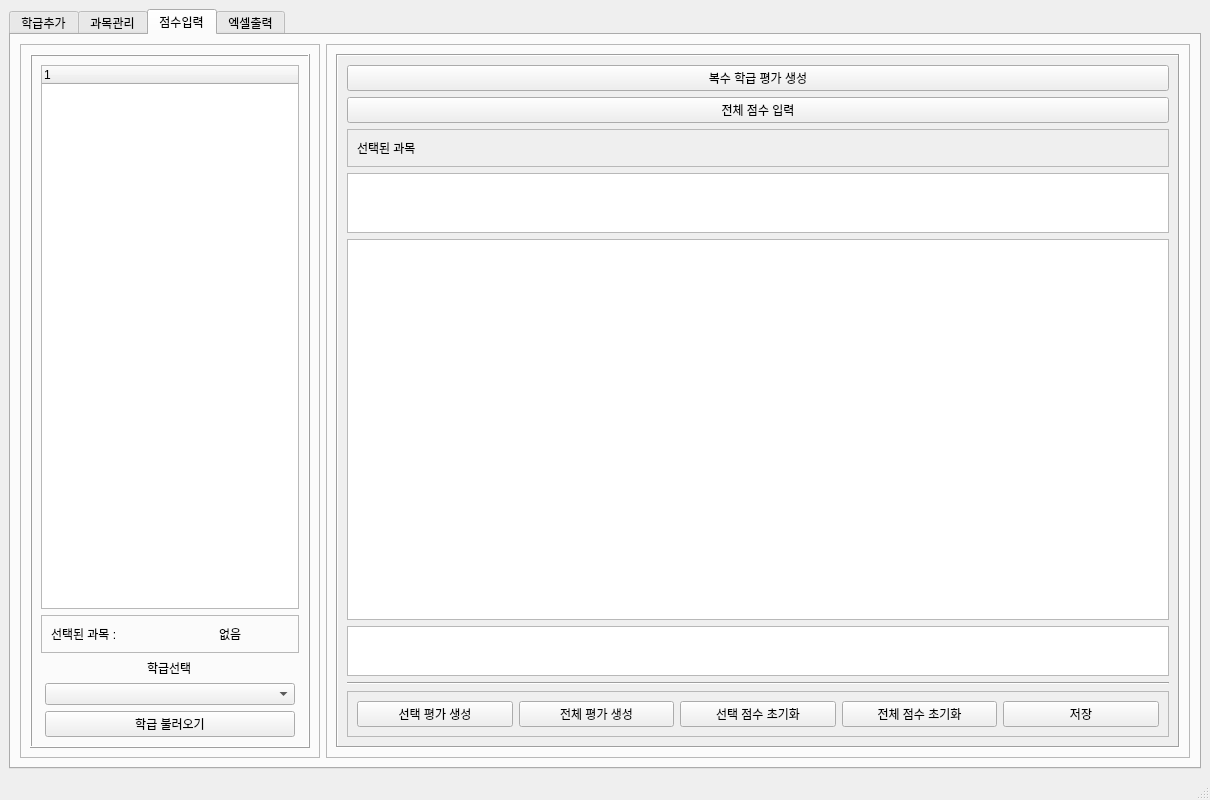
<?xml version="1.0" encoding="UTF-8"?>
<ui version="4.0">
 <class>MainWindow</class>
 <widget class="QMainWindow" name="MainWindow">
  <property name="geometry">
   <rect>
    <x>0</x>
    <y>0</y>
    <width>1210</width>
    <height>800</height>
   </rect>
  </property>
  <property name="windowTitle">
   <string>학생평가관리프로그램_v2.0.0</string>
  </property>
  <property name="windowIcon">
   <iconset>
    <normaloff>icon.ico</normaloff>icon.ico</iconset>
  </property>
  <widget class="QWidget" name="centralwidget">
   <layout class="QHBoxLayout" name="horizontalLayout_17">
    <item>
     <widget class="QTabWidget" name="tabWidget">
      <property name="currentIndex">
       <number>2</number>
      </property>
      <widget class="QWidget" name="clsAddTab">
       <attribute name="title">
        <string>학급추가</string>
       </attribute>
       <layout class="QVBoxLayout" name="verticalLayout_2">
        <item>
         <widget class="QFrame" name="frame_21">
          <property name="frameShape">
           <enum>QFrame::StyledPanel</enum>
          </property>
          <property name="frameShadow">
           <enum>QFrame::Raised</enum>
          </property>
          <layout class="QHBoxLayout" name="horizontalLayout_16">
           <item>
            <widget class="QFrame" name="frame_25">
             <property name="frameShape">
              <enum>QFrame::StyledPanel</enum>
             </property>
             <property name="frameShadow">
              <enum>QFrame::Raised</enum>
             </property>
             <layout class="QVBoxLayout" name="verticalLayout_17">
              <item alignment="Qt::AlignHCenter">
               <widget class="QPushButton" name="fileUpdBtn">
                <property name="minimumSize">
                 <size>
                  <width>500</width>
                  <height>0</height>
                 </size>
                </property>
                <property name="maximumSize">
                 <size>
                  <width>500</width>
                  <height>16777215</height>
                 </size>
                </property>
                <property name="cursor">
                 <cursorShape>PointingHandCursor</cursorShape>
                </property>
                <property name="text">
                 <string>엑셀 파일 불러오기</string>
                </property>
               </widget>
              </item>
              <item>
               <widget class="QTableWidget" name="stdListWidget"/>
              </item>
              <item>
               <widget class="QFrame" name="frame_27">
                <property name="frameShape">
                 <enum>QFrame::StyledPanel</enum>
                </property>
                <property name="frameShadow">
                 <enum>QFrame::Raised</enum>
                </property>
                <layout class="QHBoxLayout" name="horizontalLayout_20">
                 <item>
                  <widget class="QPushButton" name="clsRowAddBtn">
                   <property name="cursor">
                    <cursorShape>PointingHandCursor</cursorShape>
                   </property>
                   <property name="text">
                    <string>행추가</string>
                   </property>
                  </widget>
                 </item>
                 <item>
                  <widget class="QPushButton" name="clsRowDelBtn">
                   <property name="cursor">
                    <cursorShape>PointingHandCursor</cursorShape>
                   </property>
                   <property name="text">
                    <string>선택 삭제</string>
                   </property>
                  </widget>
                 </item>
                 <item>
                  <widget class="QPushButton" name="clsResetBtn">
                   <property name="text">
                    <string>내용 초기화</string>
                   </property>
                  </widget>
                 </item>
                 <item>
                  <widget class="QPushButton" name="clsSaveBtn">
                   <property name="minimumSize">
                    <size>
                     <width>0</width>
                     <height>0</height>
                    </size>
                   </property>
                   <property name="cursor">
                    <cursorShape>PointingHandCursor</cursorShape>
                   </property>
                   <property name="text">
                    <string>저장</string>
                   </property>
                  </widget>
                 </item>
                </layout>
               </widget>
              </item>
             </layout>
            </widget>
           </item>
           <item>
            <widget class="QFrame" name="frame_26">
             <property name="maximumSize">
              <size>
               <width>200</width>
               <height>16777215</height>
              </size>
             </property>
             <property name="frameShape">
              <enum>QFrame::StyledPanel</enum>
             </property>
             <property name="frameShadow">
              <enum>QFrame::Raised</enum>
             </property>
             <layout class="QVBoxLayout" name="verticalLayout_22">
              <item alignment="Qt::AlignHCenter">
               <widget class="QLabel" name="label_13">
                <property name="text">
                 <string>학급 목록</string>
                </property>
               </widget>
              </item>
              <item>
               <widget class="QTreeWidget" name="stdClassTreeWidget">
                <property name="minimumSize">
                 <size>
                  <width>0</width>
                  <height>0</height>
                 </size>
                </property>
                <property name="maximumSize">
                 <size>
                  <width>200</width>
                  <height>16777215</height>
                 </size>
                </property>
                <property name="layoutDirection">
                 <enum>Qt::LeftToRight</enum>
                </property>
                <column>
                 <property name="text">
                  <string notr="true">1</string>
                 </property>
                </column>
               </widget>
              </item>
              <item>
               <widget class="QPushButton" name="stdClassDelBtn">
                <property name="cursor">
                 <cursorShape>PointingHandCursor</cursorShape>
                </property>
                <property name="text">
                 <string>선택 학급 삭제</string>
                </property>
               </widget>
              </item>
             </layout>
            </widget>
           </item>
          </layout>
         </widget>
        </item>
       </layout>
      </widget>
      <widget class="QWidget" name="subMngTab">
       <attribute name="title">
        <string>과목관리</string>
       </attribute>
       <layout class="QHBoxLayout" name="horizontalLayout_10">
        <item>
         <widget class="Line" name="line">
          <property name="orientation">
           <enum>Qt::Horizontal</enum>
          </property>
         </widget>
        </item>
        <item>
         <widget class="QFrame" name="frame_2">
          <property name="frameShape">
           <enum>QFrame::StyledPanel</enum>
          </property>
          <property name="frameShadow">
           <enum>QFrame::Raised</enum>
          </property>
          <layout class="QHBoxLayout" name="horizontalLayout_3">
           <property name="leftMargin">
            <number>5</number>
           </property>
           <property name="topMargin">
            <number>5</number>
           </property>
           <property name="rightMargin">
            <number>5</number>
           </property>
           <property name="bottomMargin">
            <number>5</number>
           </property>
           <item>
            <widget class="QFrame" name="frame_4">
             <property name="frameShape">
              <enum>QFrame::Box</enum>
             </property>
             <property name="frameShadow">
              <enum>QFrame::Raised</enum>
             </property>
             <layout class="QVBoxLayout" name="verticalLayout_5">
              <item>
               <widget class="QFrame" name="frame_13">
                <property name="frameShape">
                 <enum>QFrame::StyledPanel</enum>
                </property>
                <property name="frameShadow">
                 <enum>QFrame::Raised</enum>
                </property>
                <layout class="QHBoxLayout" name="horizontalLayout_14">
                 <item>
                  <widget class="QLabel" name="subTitleLabel">
                   <property name="text">
                    <string>새 과목 추가</string>
                   </property>
                  </widget>
                 </item>
                 <item>
                  <widget class="QPushButton" name="subAddBtn">
                   <property name="maximumSize">
                    <size>
                     <width>30</width>
                     <height>16777215</height>
                    </size>
                   </property>
                   <property name="cursor">
                    <cursorShape>PointingHandCursor</cursorShape>
                   </property>
                   <property name="text">
                    <string>+</string>
                   </property>
                  </widget>
                 </item>
                </layout>
               </widget>
              </item>
              <item>
               <widget class="QFrame" name="frame_11">
                <property name="frameShape">
                 <enum>QFrame::StyledPanel</enum>
                </property>
                <property name="frameShadow">
                 <enum>QFrame::Raised</enum>
                </property>
                <layout class="QHBoxLayout" name="horizontalLayout_8">
                 <item>
                  <widget class="QLabel" name="label">
                   <property name="text">
                    <string>하위 항목 추가</string>
                   </property>
                  </widget>
                 </item>
                 <item alignment="Qt::AlignRight">
                  <widget class="QPushButton" name="addChildBtn">
                   <property name="maximumSize">
                    <size>
                     <width>30</width>
                     <height>16777215</height>
                    </size>
                   </property>
                   <property name="cursor">
                    <cursorShape>PointingHandCursor</cursorShape>
                   </property>
                   <property name="text">
                    <string>+</string>
                   </property>
                  </widget>
                 </item>
                </layout>
               </widget>
              </item>
              <item>
               <widget class="QTreeWidget" name="subTreeWidget">
                <property name="editTriggers">
                 <set>QAbstractItemView::NoEditTriggers</set>
                </property>
                <column>
                 <property name="text">
                  <string notr="true">1</string>
                 </property>
                </column>
               </widget>
              </item>
              <item>
               <widget class="QFrame" name="frame_9">
                <property name="frameShape">
                 <enum>QFrame::StyledPanel</enum>
                </property>
                <property name="frameShadow">
                 <enum>QFrame::Raised</enum>
                </property>
                <layout class="QHBoxLayout" name="horizontalLayout_2">
                 <item>
                  <widget class="QPushButton" name="subModBtn">
                   <property name="text">
                    <string>수정</string>
                   </property>
                  </widget>
                 </item>
                 <item>
                  <widget class="QPushButton" name="subDelBtn">
                   <property name="cursor">
                    <cursorShape>PointingHandCursor</cursorShape>
                   </property>
                   <property name="text">
                    <string>삭제</string>
                   </property>
                  </widget>
                 </item>
                </layout>
               </widget>
              </item>
             </layout>
            </widget>
           </item>
           <item>
            <widget class="Line" name="line_2">
             <property name="orientation">
              <enum>Qt::Vertical</enum>
             </property>
            </widget>
           </item>
           <item>
            <widget class="QFrame" name="grdRngFrm">
             <property name="frameShape">
              <enum>QFrame::Box</enum>
             </property>
             <property name="frameShadow">
              <enum>QFrame::Raised</enum>
             </property>
             <layout class="QVBoxLayout" name="verticalLayout">
              <item>
               <widget class="QFrame" name="frame">
                <property name="frameShape">
                 <enum>QFrame::StyledPanel</enum>
                </property>
                <property name="frameShadow">
                 <enum>QFrame::Raised</enum>
                </property>
                <layout class="QHBoxLayout" name="horizontalLayout_19">
                 <item>
                  <widget class="QPushButton" name="grdStndRowAddBtn">
                   <property name="cursor">
                    <cursorShape>PointingHandCursor</cursorShape>
                   </property>
                   <property name="text">
                    <string>행추가</string>
                   </property>
                  </widget>
                 </item>
                 <item>
                  <widget class="QPushButton" name="grdStndRowResetBtn">
                   <property name="text">
                    <string>행초기화</string>
                   </property>
                  </widget>
                 </item>
                </layout>
               </widget>
              </item>
              <item>
               <widget class="QTableWidget" name="grdStndAddWidget">
                <attribute name="horizontalHeaderDefaultSectionSize">
                 <number>60</number>
                </attribute>
                <attribute name="horizontalHeaderStretchLastSection">
                 <bool>true</bool>
                </attribute>
                <column>
                 <property name="text">
                  <string>등급이름</string>
                 </property>
                </column>
                <column>
                 <property name="text">
                  <string>초과</string>
                 </property>
                </column>
                <column>
                 <property name="text">
                  <string>이하</string>
                 </property>
                </column>
               </widget>
              </item>
              <item>
               <widget class="QPushButton" name="grdStndAddBtn">
                <property name="cursor">
                 <cursorShape>PointingHandCursor</cursorShape>
                </property>
                <property name="text">
                 <string>등급 추가</string>
                </property>
               </widget>
              </item>
              <item>
               <widget class="QFrame" name="frame_12">
                <property name="maximumSize">
                 <size>
                  <width>16777215</width>
                  <height>70</height>
                 </size>
                </property>
                <property name="frameShape">
                 <enum>QFrame::StyledPanel</enum>
                </property>
                <property name="frameShadow">
                 <enum>QFrame::Raised</enum>
                </property>
                <layout class="QHBoxLayout" name="horizontalLayout_5">
                 <item>
                  <widget class="QLabel" name="label_8">
                   <property name="text">
                    <string>선택된등급</string>
                   </property>
                  </widget>
                 </item>
                 <item>
                  <widget class="QLabel" name="grdAseScoreName">
                   <property name="minimumSize">
                    <size>
                     <width>88</width>
                     <height>0</height>
                    </size>
                   </property>
                   <property name="text">
                    <string/>
                   </property>
                  </widget>
                 </item>
                </layout>
               </widget>
              </item>
              <item>
               <widget class="QFrame" name="frame_5">
                <property name="maximumSize">
                 <size>
                  <width>16777215</width>
                  <height>70</height>
                 </size>
                </property>
                <property name="frameShape">
                 <enum>QFrame::StyledPanel</enum>
                </property>
                <property name="frameShadow">
                 <enum>QFrame::Raised</enum>
                </property>
                <layout class="QHBoxLayout" name="horizontalLayout_4">
                 <item alignment="Qt::AlignRight">
                  <widget class="QLabel" name="grdAseScoreGre">
                   <property name="minimumSize">
                    <size>
                     <width>56</width>
                     <height>0</height>
                    </size>
                   </property>
                   <property name="text">
                    <string/>
                   </property>
                  </widget>
                 </item>
                 <item>
                  <widget class="QLabel" name="label_2">
                   <property name="text">
                    <string>초과</string>
                   </property>
                  </widget>
                 </item>
                 <item alignment="Qt::AlignHCenter">
                  <widget class="QLabel" name="grdAseScoreLess">
                   <property name="minimumSize">
                    <size>
                     <width>56</width>
                     <height>0</height>
                    </size>
                   </property>
                   <property name="text">
                    <string/>
                   </property>
                  </widget>
                 </item>
                 <item>
                  <widget class="QLabel" name="label_5">
                   <property name="text">
                    <string>이하</string>
                   </property>
                  </widget>
                 </item>
                </layout>
               </widget>
              </item>
              <item>
               <widget class="QListWidget" name="grdStndList"/>
              </item>
              <item>
               <widget class="QFrame" name="frame_28">
                <property name="frameShape">
                 <enum>QFrame::StyledPanel</enum>
                </property>
                <property name="frameShadow">
                 <enum>QFrame::Raised</enum>
                </property>
                <layout class="QHBoxLayout" name="horizontalLayout_6">
                 <item>
                  <widget class="QPushButton" name="grdStndDelBtn">
                   <property name="cursor">
                    <cursorShape>PointingHandCursor</cursorShape>
                   </property>
                   <property name="text">
                    <string>등급삭제</string>
                   </property>
                  </widget>
                 </item>
                 <item>
                  <widget class="QPushButton" name="grdStndModBtn">
                   <property name="cursor">
                    <cursorShape>PointingHandCursor</cursorShape>
                   </property>
                   <property name="text">
                    <string>등급수정</string>
                   </property>
                  </widget>
                 </item>
                </layout>
               </widget>
              </item>
             </layout>
            </widget>
           </item>
          </layout>
         </widget>
        </item>
        <item>
         <widget class="QFrame" name="frame_10">
          <property name="frameShape">
           <enum>QFrame::StyledPanel</enum>
          </property>
          <property name="frameShadow">
           <enum>QFrame::Raised</enum>
          </property>
          <layout class="QVBoxLayout" name="verticalLayout_15">
           <item>
            <widget class="QFrame" name="frame_8">
             <property name="frameShape">
              <enum>QFrame::Box</enum>
             </property>
             <property name="frameShadow">
              <enum>QFrame::Plain</enum>
             </property>
             <layout class="QHBoxLayout" name="horizontalLayout_9">
              <property name="leftMargin">
               <number>5</number>
              </property>
              <property name="rightMargin">
               <number>5</number>
              </property>
              <item>
               <widget class="QFrame" name="frame_3">
                <property name="minimumSize">
                 <size>
                  <width>250</width>
                  <height>0</height>
                 </size>
                </property>
                <property name="frameShape">
                 <enum>QFrame::StyledPanel</enum>
                </property>
                <property name="frameShadow">
                 <enum>QFrame::Raised</enum>
                </property>
                <layout class="QVBoxLayout" name="verticalLayout_6">
                 <property name="leftMargin">
                  <number>5</number>
                 </property>
                 <property name="topMargin">
                  <number>5</number>
                 </property>
                 <property name="rightMargin">
                  <number>5</number>
                 </property>
                 <property name="bottomMargin">
                  <number>5</number>
                 </property>
                 <item>
                  <widget class="QTableWidget" name="grdAseList">
                   <property name="enabled">
                    <bool>true</bool>
                   </property>
                   <property name="editTriggers">
                    <set>QAbstractItemView::NoEditTriggers</set>
                   </property>
                   <property name="wordWrap">
                    <bool>true</bool>
                   </property>
                   <column>
                    <property name="text">
                     <string>내용</string>
                    </property>
                   </column>
                  </widget>
                 </item>
                </layout>
               </widget>
              </item>
              <item>
               <widget class="QFrame" name="frame_6">
                <property name="maximumSize">
                 <size>
                  <width>240</width>
                  <height>16777215</height>
                 </size>
                </property>
                <property name="frameShape">
                 <enum>QFrame::StyledPanel</enum>
                </property>
                <property name="frameShadow">
                 <enum>QFrame::Raised</enum>
                </property>
                <layout class="QVBoxLayout" name="verticalLayout_4">
                 <property name="leftMargin">
                  <number>5</number>
                 </property>
                 <property name="topMargin">
                  <number>5</number>
                 </property>
                 <property name="rightMargin">
                  <number>5</number>
                 </property>
                 <property name="bottomMargin">
                  <number>0</number>
                 </property>
                 <item>
                  <widget class="QFrame" name="frame_7">
                   <property name="frameShape">
                    <enum>QFrame::StyledPanel</enum>
                   </property>
                   <property name="frameShadow">
                    <enum>QFrame::Raised</enum>
                   </property>
                   <layout class="QVBoxLayout" name="verticalLayout_14">
                    <property name="leftMargin">
                     <number>5</number>
                    </property>
                    <property name="topMargin">
                     <number>0</number>
                    </property>
                    <property name="rightMargin">
                     <number>5</number>
                    </property>
                    <property name="bottomMargin">
                     <number>0</number>
                    </property>
                    <item>
                     <widget class="QPlainTextEdit" name="grdAseEdit">
                      <property name="plainText">
                       <string/>
                      </property>
                     </widget>
                    </item>
                   </layout>
                  </widget>
                 </item>
                 <item>
                  <widget class="QFrame" name="grdABtnFrm">
                   <property name="frameShape">
                    <enum>QFrame::StyledPanel</enum>
                   </property>
                   <property name="frameShadow">
                    <enum>QFrame::Raised</enum>
                   </property>
                   <layout class="QHBoxLayout" name="horizontalLayout_7">
                    <property name="leftMargin">
                     <number>4</number>
                    </property>
                    <property name="topMargin">
                     <number>0</number>
                    </property>
                    <property name="rightMargin">
                     <number>4</number>
                    </property>
                    <property name="bottomMargin">
                     <number>0</number>
                    </property>
                    <item>
                     <widget class="QPushButton" name="grdAseAddBtn">
                      <property name="cursor">
                       <cursorShape>PointingHandCursor</cursorShape>
                      </property>
                      <property name="text">
                       <string>추가</string>
                      </property>
                     </widget>
                    </item>
                    <item>
                     <widget class="QPushButton" name="grdAseModBtn">
                      <property name="cursor">
                       <cursorShape>PointingHandCursor</cursorShape>
                      </property>
                      <property name="text">
                       <string>수정</string>
                      </property>
                     </widget>
                    </item>
                    <item>
                     <widget class="QPushButton" name="grdAseDelBtn">
                      <property name="cursor">
                       <cursorShape>PointingHandCursor</cursorShape>
                      </property>
                      <property name="text">
                       <string>삭제</string>
                      </property>
                     </widget>
                    </item>
                   </layout>
                  </widget>
                 </item>
                </layout>
               </widget>
              </item>
             </layout>
            </widget>
           </item>
          </layout>
         </widget>
        </item>
       </layout>
      </widget>
      <widget class="QWidget" name="ScrMngTab">
       <attribute name="title">
        <string>점수입력</string>
       </attribute>
       <layout class="QHBoxLayout" name="horizontalLayout_15">
        <item>
         <widget class="QFrame" name="frame_14">
          <property name="maximumSize">
           <size>
            <width>300</width>
            <height>16777215</height>
           </size>
          </property>
          <property name="frameShape">
           <enum>QFrame::StyledPanel</enum>
          </property>
          <property name="frameShadow">
           <enum>QFrame::Raised</enum>
          </property>
          <layout class="QVBoxLayout" name="verticalLayout_11">
           <item>
            <widget class="QFrame" name="frame_16">
             <property name="frameShape">
              <enum>QFrame::Box</enum>
             </property>
             <property name="frameShadow">
              <enum>QFrame::Raised</enum>
             </property>
             <property name="midLineWidth">
              <number>0</number>
             </property>
             <layout class="QVBoxLayout" name="verticalLayout_10">
              <item>
               <widget class="QTreeWidget" name="scoreSubTreeWidget">
                <column>
                 <property name="text">
                  <string notr="true">1</string>
                 </property>
                </column>
               </widget>
              </item>
              <item>
               <widget class="QFrame" name="frame_18">
                <property name="frameShape">
                 <enum>QFrame::StyledPanel</enum>
                </property>
                <property name="frameShadow">
                 <enum>QFrame::Raised</enum>
                </property>
                <layout class="QHBoxLayout" name="horizontalLayout_12">
                 <item>
                  <widget class="QLabel" name="label_6">
                   <property name="text">
                    <string>선택된 과목 :</string>
                   </property>
                  </widget>
                 </item>
                 <item alignment="Qt::AlignHCenter">
                  <widget class="QLabel" name="subClickedLabel">
                   <property name="text">
                    <string>없음</string>
                   </property>
                  </widget>
                 </item>
                </layout>
               </widget>
              </item>
              <item alignment="Qt::AlignHCenter">
               <widget class="QLabel" name="label_7">
                <property name="text">
                 <string>학급선택</string>
                </property>
               </widget>
              </item>
              <item alignment="Qt::AlignHCenter">
               <widget class="QComboBox" name="classList">
                <property name="minimumSize">
                 <size>
                  <width>250</width>
                  <height>0</height>
                 </size>
                </property>
                <property name="maximumSize">
                 <size>
                  <width>250</width>
                  <height>16777215</height>
                 </size>
                </property>
                <property name="cursor">
                 <cursorShape>PointingHandCursor</cursorShape>
                </property>
               </widget>
              </item>
              <item alignment="Qt::AlignHCenter">
               <widget class="QPushButton" name="callClassMemberBtn">
                <property name="minimumSize">
                 <size>
                  <width>250</width>
                  <height>0</height>
                 </size>
                </property>
                <property name="maximumSize">
                 <size>
                  <width>250</width>
                  <height>16777215</height>
                 </size>
                </property>
                <property name="cursor">
                 <cursorShape>PointingHandCursor</cursorShape>
                </property>
                <property name="text">
                 <string>학급 불러오기</string>
                </property>
               </widget>
              </item>
             </layout>
            </widget>
           </item>
          </layout>
         </widget>
        </item>
        <item>
         <widget class="QFrame" name="frame_15">
          <property name="frameShape">
           <enum>QFrame::StyledPanel</enum>
          </property>
          <property name="frameShadow">
           <enum>QFrame::Raised</enum>
          </property>
          <layout class="QVBoxLayout" name="verticalLayout_12">
           <item>
            <widget class="QScrollArea" name="scrollArea">
             <property name="frameShape">
              <enum>QFrame::Box</enum>
             </property>
             <property name="widgetResizable">
              <bool>true</bool>
             </property>
             <widget class="QWidget" name="scrollAreaWidgetContents">
              <property name="geometry">
               <rect>
                <x>0</x>
                <y>0</y>
                <width>794</width>
                <height>670</height>
               </rect>
              </property>
              <layout class="QVBoxLayout" name="verticalLayout_13">
               <item>
                <widget class="QPushButton" name="multiClassAssesBtn">
                 <property name="text">
                  <string>복수 학급 평가 생성</string>
                 </property>
                </widget>
               </item>
               <item>
                <widget class="QPushButton" name="totalScoreInput">
                 <property name="text">
                  <string>전체 점수 입력</string>
                 </property>
                </widget>
               </item>
               <item>
                <widget class="QFrame" name="frame_29">
                 <property name="frameShape">
                  <enum>QFrame::StyledPanel</enum>
                 </property>
                 <property name="frameShadow">
                  <enum>QFrame::Raised</enum>
                 </property>
                 <layout class="QHBoxLayout" name="horizontalLayout_13">
                  <item>
                   <widget class="QLabel" name="label_9">
                    <property name="text">
                     <string>선택된 과목</string>
                    </property>
                   </widget>
                  </item>
                  <item>
                   <widget class="QLabel" name="selectedSubjectLabel">
                    <property name="text">
                     <string/>
                    </property>
                   </widget>
                  </item>
                 </layout>
                </widget>
               </item>
               <item>
                <widget class="QListWidget" name="standardListWidget">
                 <property name="maximumSize">
                  <size>
                   <width>16777215</width>
                   <height>60</height>
                  </size>
                 </property>
                </widget>
               </item>
               <item>
                <widget class="QTableWidget" name="classListWidget">
                 <property name="sizePolicy">
                  <sizepolicy hsizetype="Expanding" vsizetype="Expanding">
                   <horstretch>0</horstretch>
                   <verstretch>0</verstretch>
                  </sizepolicy>
                 </property>
                </widget>
               </item>
               <item>
                <widget class="QPlainTextEdit" name="scoreAseEdit">
                 <property name="enabled">
                  <bool>true</bool>
                 </property>
                 <property name="maximumSize">
                  <size>
                   <width>16777215</width>
                   <height>50</height>
                  </size>
                 </property>
                </widget>
               </item>
               <item>
                <widget class="Line" name="line_6">
                 <property name="orientation">
                  <enum>Qt::Horizontal</enum>
                 </property>
                </widget>
               </item>
               <item>
                <widget class="QFrame" name="frame_17">
                 <property name="frameShape">
                  <enum>QFrame::StyledPanel</enum>
                 </property>
                 <property name="frameShadow">
                  <enum>QFrame::Raised</enum>
                 </property>
                 <layout class="QHBoxLayout" name="horizontalLayout_11">
                  <item>
                   <widget class="QPushButton" name="createIndiAssesmentBtn">
                    <property name="cursor">
                     <cursorShape>PointingHandCursor</cursorShape>
                    </property>
                    <property name="text">
                     <string>선택 평가 생성</string>
                    </property>
                   </widget>
                  </item>
                  <item>
                   <widget class="QPushButton" name="createAssesmentBtn">
                    <property name="cursor">
                     <cursorShape>PointingHandCursor</cursorShape>
                    </property>
                    <property name="text">
                     <string>전체 평가 생성</string>
                    </property>
                   </widget>
                  </item>
                  <item>
                   <widget class="QPushButton" name="selectedScoreResetBtn">
                    <property name="cursor">
                     <cursorShape>PointingHandCursor</cursorShape>
                    </property>
                    <property name="text">
                     <string>선택 점수 초기화</string>
                    </property>
                   </widget>
                  </item>
                  <item>
                   <widget class="QPushButton" name="allScoreResetBtn">
                    <property name="cursor">
                     <cursorShape>PointingHandCursor</cursorShape>
                    </property>
                    <property name="text">
                     <string>전체 점수 초기화</string>
                    </property>
                   </widget>
                  </item>
                  <item>
                   <widget class="QPushButton" name="saveAssesmentBtn">
                    <property name="cursor">
                     <cursorShape>PointingHandCursor</cursorShape>
                    </property>
                    <property name="text">
                     <string>저장</string>
                    </property>
                   </widget>
                  </item>
                 </layout>
                </widget>
               </item>
              </layout>
             </widget>
            </widget>
           </item>
          </layout>
         </widget>
        </item>
       </layout>
      </widget>
      <widget class="QWidget" name="tab">
       <attribute name="title">
        <string>엑셀출력</string>
       </attribute>
       <layout class="QHBoxLayout" name="horizontalLayout">
        <item>
         <widget class="QFrame" name="frame_30">
          <property name="minimumSize">
           <size>
            <width>200</width>
            <height>0</height>
           </size>
          </property>
          <property name="maximumSize">
           <size>
            <width>300</width>
            <height>16777215</height>
           </size>
          </property>
          <property name="frameShape">
           <enum>QFrame::StyledPanel</enum>
          </property>
          <property name="frameShadow">
           <enum>QFrame::Raised</enum>
          </property>
          <layout class="QVBoxLayout" name="verticalLayout_7">
           <item>
            <widget class="QFrame" name="frame_32">
             <property name="frameShape">
              <enum>QFrame::StyledPanel</enum>
             </property>
             <property name="frameShadow">
              <enum>QFrame::Raised</enum>
             </property>
             <layout class="QHBoxLayout" name="horizontalLayout_21">
              <item>
               <widget class="QListWidget" name="exlClassWidget">
                <property name="dragEnabled">
                 <bool>false</bool>
                </property>
                <property name="dragDropMode">
                 <enum>QAbstractItemView::NoDragDrop</enum>
                </property>
                <property name="selectionMode">
                 <enum>QAbstractItemView::MultiSelection</enum>
                </property>
               </widget>
              </item>
              <item>
               <widget class="QTreeWidget" name="exlSubWidget">
                <property name="selectionMode">
                 <enum>QAbstractItemView::MultiSelection</enum>
                </property>
                <column>
                 <property name="text">
                  <string notr="true">1</string>
                 </property>
                </column>
               </widget>
              </item>
             </layout>
            </widget>
           </item>
           <item>
            <widget class="QFrame" name="frame_33">
             <property name="frameShape">
              <enum>QFrame::StyledPanel</enum>
             </property>
             <property name="frameShadow">
              <enum>QFrame::Raised</enum>
             </property>
             <layout class="QHBoxLayout" name="horizontalLayout_23">
              <item>
               <widget class="QPushButton" name="exlClassAddBtn">
                <property name="cursor">
                 <cursorShape>PointingHandCursor</cursorShape>
                </property>
                <property name="text">
                 <string>학급추가</string>
                </property>
               </widget>
              </item>
              <item>
               <widget class="QPushButton" name="exlSubjectAddBtn">
                <property name="cursor">
                 <cursorShape>PointingHandCursor</cursorShape>
                </property>
                <property name="text">
                 <string>과목추가</string>
                </property>
               </widget>
              </item>
             </layout>
            </widget>
           </item>
           <item>
            <widget class="QFrame" name="frame_31">
             <property name="frameShape">
              <enum>QFrame::StyledPanel</enum>
             </property>
             <property name="frameShadow">
              <enum>QFrame::Raised</enum>
             </property>
             <layout class="QHBoxLayout" name="horizontalLayout_22">
              <item>
               <widget class="QListWidget" name="exlAddedClassList"/>
              </item>
              <item>
               <widget class="QListWidget" name="exlAddedSubWidget"/>
              </item>
             </layout>
            </widget>
           </item>
           <item>
            <widget class="QPushButton" name="multiAssesPrintBtn">
             <property name="cursor">
              <cursorShape>PointingHandCursor</cursorShape>
             </property>
             <property name="text">
              <string>평가 출력</string>
             </property>
            </widget>
           </item>
          </layout>
         </widget>
        </item>
        <item>
         <widget class="QFrame" name="frame_19">
          <property name="frameShape">
           <enum>QFrame::StyledPanel</enum>
          </property>
          <property name="frameShadow">
           <enum>QFrame::Raised</enum>
          </property>
          <layout class="QVBoxLayout" name="verticalLayout_20">
           <item>
            <widget class="QScrollArea" name="scrollArea_2">
             <property name="frameShape">
              <enum>QFrame::Box</enum>
             </property>
             <property name="widgetResizable">
              <bool>true</bool>
             </property>
             <widget class="QWidget" name="scrollAreaWidgetContents_2">
              <property name="geometry">
               <rect>
                <x>0</x>
                <y>0</y>
                <width>794</width>
                <height>670</height>
               </rect>
              </property>
              <layout class="QVBoxLayout" name="verticalLayout_19">
               <item alignment="Qt::AlignHCenter">
                <widget class="QLabel" name="label_3">
                 <property name="text">
                  <string>종합 평가 내용</string>
                 </property>
                </widget>
               </item>
               <item>
                <widget class="QTabWidget" name="totalAssesTab">
                 <property name="currentIndex">
                  <number>-1</number>
                 </property>
                </widget>
               </item>
               <item>
                <widget class="Line" name="line_7">
                 <property name="orientation">
                  <enum>Qt::Horizontal</enum>
                 </property>
                </widget>
               </item>
               <item>
                <widget class="QFrame" name="frame_23">
                 <property name="frameShape">
                  <enum>QFrame::StyledPanel</enum>
                 </property>
                 <property name="frameShadow">
                  <enum>QFrame::Raised</enum>
                 </property>
                 <layout class="QHBoxLayout" name="horizontalLayout_18">
                  <item>
                   <widget class="QPushButton" name="exlFileSaveBtn">
                    <property name="minimumSize">
                     <size>
                      <width>200</width>
                      <height>0</height>
                     </size>
                    </property>
                    <property name="maximumSize">
                     <size>
                      <width>200</width>
                      <height>16777215</height>
                     </size>
                    </property>
                    <property name="cursor">
                     <cursorShape>PointingHandCursor</cursorShape>
                    </property>
                    <property name="text">
                     <string>엑셀 출력</string>
                    </property>
                   </widget>
                  </item>
                 </layout>
                </widget>
               </item>
              </layout>
             </widget>
            </widget>
           </item>
          </layout>
         </widget>
        </item>
       </layout>
      </widget>
     </widget>
    </item>
   </layout>
  </widget>
  <widget class="QStatusBar" name="statusbar"/>
  <action name="actionImport_DB">
   <property name="text">
    <string>Database 불러오기</string>
   </property>
  </action>
  <action name="actionBackup_DB">
   <property name="text">
    <string>Database 백업하기</string>
   </property>
  </action>
 </widget>
 <resources/>
 <connections/>
</ui>
